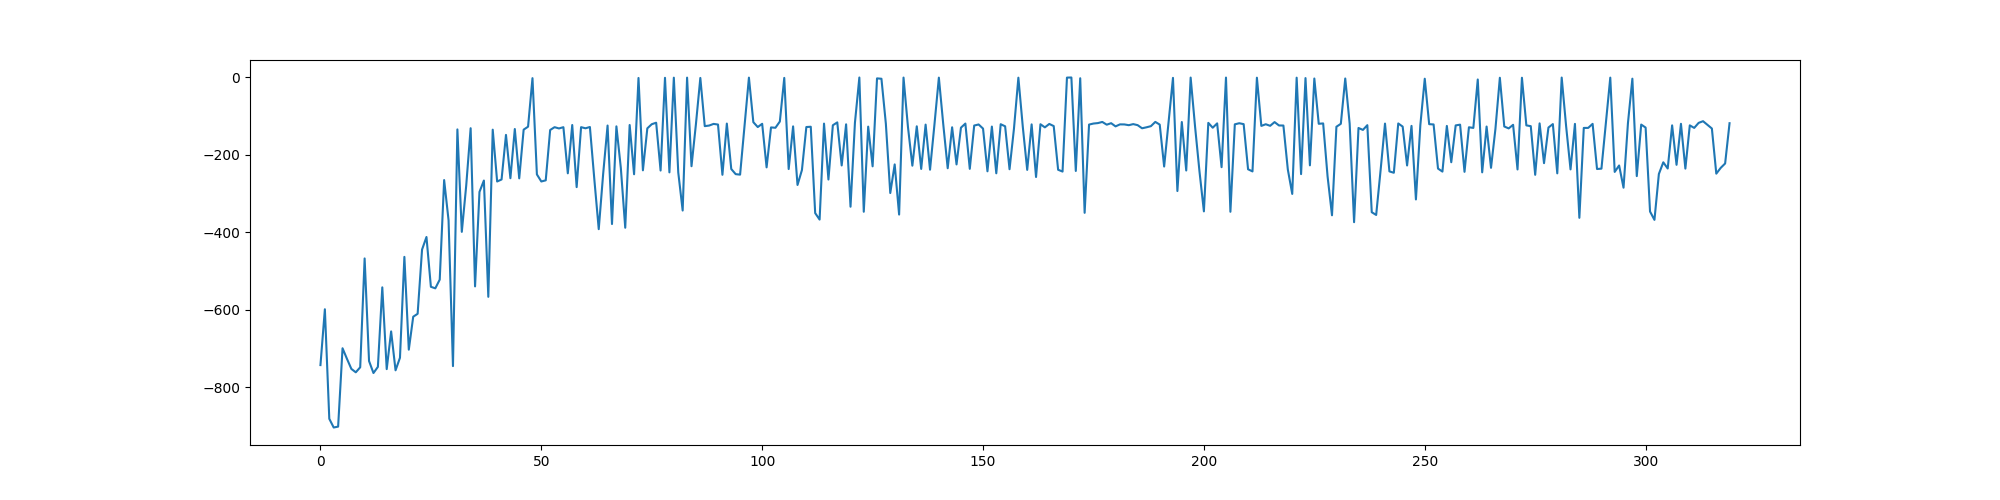

Reproduce this figure in Python.
'''
DDPG
'''


import math
import random

import gym
import numpy as np

import torch
import torch.nn as nn
import torch.optim as optim
import torch.nn.functional as F
from torch.distributions import Normal
from torch.distributions import Categorical
from collections import namedtuple

import matplotlib.pyplot as plt
from matplotlib import animation
from IPython.display import display
from reacher import Reacher
import argparse


SEED = 42

random.seed(SEED)          # Python随机库
np.random.seed(SEED)       # NumPy随机库
torch.manual_seed(SEED)    # PyTorch（CPU）
torch.cuda.manual_seed(SEED)  # PyTorch（GPU）
torch.backends.cudnn.deterministic = True  # 确保CUDNN的可重复性



GPU = True
device_idx = 0
if GPU:
    device = torch.device("cuda:" + str(device_idx) if torch.cuda.is_available() else "cpu")
else:
    device = torch.device("cpu")
print(device)

parser = argparse.ArgumentParser(description='Train or test neural net motor controller.')
parser.add_argument('--train', dest='train', action='store_true', default=False)
parser.add_argument('--test', dest='test', action='store_true', default=False)

args = parser.parse_args()

class ReplayBuffer:
    def __init__(self, capacity):
        self.capacity = capacity
        self.buffer = []
        self.position = 0
    
    def push(self, state, action, reward, next_state, done):
        if len(self.buffer) < self.capacity:
            self.buffer.append(None)
        self.buffer[self.position] = (state, action, reward, next_state, done)
        self.position = int((self.position + 1) % self.capacity)  # as a ring buffer
    
    def sample(self, batch_size):
        batch = random.sample(self.buffer, batch_size)
        state, action, reward, next_state, done = map(np.stack, zip(*batch)) # stack for each element
        ''' 
        the * serves as unpack: sum(a,b) <=> batch=(a,b), sum(*batch) ;
        zip: a=[1,2], b=[2,3], zip(a,b) => [(1, 2), (2, 3)] ;
        the map serves as mapping the function on each list element: map(square, [2,3]) => [4,9] ;
        np.stack((1,2)) => array([1, 2])
        '''
        return state, action, reward, next_state, done
    
    def __len__(self):
        return len(self.buffer)


class ActorNetwork(nn.Module):
    def __init__(self, input_dim, output_dim, hidden_dim, init_w=3e-3):
        super(ActorNetwork, self).__init__()
        self.action_dim=output_dim
        
        self.linear1 = nn.Linear(input_dim, hidden_dim)
        self.linear2 = nn.Linear(hidden_dim, hidden_dim)
        self.linear3 = nn.Linear(hidden_dim, output_dim) # output dim = dim of action

        # weights initialization
        self.linear3.weight.data.uniform_(-init_w, init_w)
        self.linear3.bias.data.uniform_(-init_w, init_w)
    

    def forward(self, state):
        activation=F.relu
        x = activation(self.linear1(state)) 
        x = activation(self.linear2(x))
        # x = F.tanh(self.linear3(x)).clone() # need clone to prevent in-place operation (which cause gradients not be drived)
        x = self.linear3(x) # for simplicity, no restriction on action range

        return x

    def select_action(self, state, noise_scale=1.0):
        '''
        select action for sampling, no gradients flow, noisy action, return .cpu
        '''
        state = torch.FloatTensor(state).unsqueeze(0).to(device) # state dim: (N, dim of state)
        normal = Normal(0, 1)
        action = self.forward(state)
        noise = noise_scale * normal.sample(action.shape).to(device)
        action+=noise
        return action.detach().cpu().numpy()[0]

    def sample_action(self, action_range=1.):
        normal = Normal(0, 1)
        random_action=action_range*normal.sample( (self.action_dim,) )

        return random_action.cpu().numpy()


    def evaluate_action(self, state, noise_scale=0.0):
        '''
        evaluate action within GPU graph, for gradients flowing through it, noise_scale controllable
        '''
        normal = Normal(0, 1)
        action = self.forward(state)
        # action = torch.tanh(action)
        noise = noise_scale * normal.sample(action.shape).to(device)
        action+=noise
        return action


class QNetwork(nn.Module):
    def __init__(self, input_dim, hidden_dim, init_w=3e-3):
        super(QNetwork, self).__init__()
        
        self.linear1 = nn.Linear(input_dim, hidden_dim)
        self.linear2 = nn.Linear(hidden_dim, hidden_dim)
        self.linear3 = nn.Linear(hidden_dim, 1)
        
        self.linear3.weight.data.uniform_(-init_w, init_w)
        self.linear3.bias.data.uniform_(-init_w, init_w)
        
    def forward(self, state, action):
        x = torch.cat([state, action], 1) # the dim 0 is number of samples
        x = F.relu(self.linear1(x))
        x = F.relu(self.linear2(x))
        x = self.linear3(x)
        return x

class DDPG():
    def __init__(self, replay_buffer, state_dim, action_dim, hidden_dim):
        self.replay_buffer = replay_buffer
        self.qnet = QNetwork(state_dim+action_dim, hidden_dim).to(device)
        self.qnet1 = QNetwork(state_dim+action_dim, hidden_dim).to(device)

        self.target_qnet = QNetwork(state_dim+action_dim, hidden_dim).to(device)
        self.policy_net = ActorNetwork(state_dim, action_dim, hidden_dim).to(device)
        self.target_policy_net = ActorNetwork(state_dim, action_dim, hidden_dim).to(device)

        print('Q network: ', self.qnet)
        print('Policy network: ', self.policy_net)

        for target_param, param in zip(self.target_qnet.parameters(), self.qnet.parameters()):
            target_param.data.copy_(param.data)
        self.q_criterion = nn.MSELoss()
        q_lr=8e-4
        policy_lr = 8e-4
        self.update_cnt=0

        self.q_optimizer = optim.Adam(self.qnet.parameters(), lr=q_lr)
        self.policy_optimizer = optim.Adam(self.policy_net.parameters(), lr=policy_lr)
    
    def target_soft_update(self, net, target_net, soft_tau):
    # Soft update the target net
        for target_param, param in zip(target_net.parameters(), net.parameters()):
            target_param.data.copy_(  # copy data value into target parameters
                target_param.data * (1.0 - soft_tau) + param.data * soft_tau
            )

        return target_net

    def update(self, batch_size, reward_scale=10.0, gamma=0.99, soft_tau=1e-2, policy_up_itr=10, target_update_delay=3, warmup=True):
        self.update_cnt+=1
        state, action, reward, next_state, done = self.replay_buffer.sample(batch_size)
        # print('sample:', state, action,  reward, done)

        state      = torch.FloatTensor(state).to(device)
        next_state = torch.FloatTensor(next_state).to(device)
        action     = torch.FloatTensor(action).to(device)
        reward     = torch.FloatTensor(reward).unsqueeze(1).to(device)  
        done       = torch.FloatTensor(np.float32(done)).unsqueeze(1).to(device)

        predict_q = self.qnet(state, action) # for q 
        new_next_action = self.target_policy_net.evaluate_action(next_state)  # for q
        new_action = self.policy_net.evaluate_action(state) # for policy
        self.qnet1.load_state_dict(self.qnet.state_dict())
        predict_new_q = self.qnet1(state, new_action) # for policy


        target_q = reward+(1-done)*gamma*self.target_qnet(next_state, new_next_action)  # for q
        # reward = reward_scale * (reward - reward.mean(dim=0)) /reward.std(dim=0) # normalize with batch mean and std

        # train qnet
        q_loss = self.q_criterion(predict_q, target_q.detach())
        self.q_optimizer.zero_grad()
        q_loss.backward()
        self.q_optimizer.step()

        # train policy_net
        policy_loss = -torch.mean(predict_new_q)
        self.policy_optimizer.zero_grad()
        policy_loss.backward()
        self.policy_optimizer.step()

            
        # update the target_qnet
        if self.update_cnt%target_update_delay==0:
            self.target_qnet=self.target_soft_update(self.qnet, self.target_qnet, soft_tau)
            self.target_policy_net=self.target_soft_update(self.policy_net, self.target_policy_net, soft_tau)

        return q_loss.detach().cpu().numpy(), policy_loss.detach().cpu().numpy()

    def save_model(self, path):
        torch.save(self.qnet.state_dict(), path+'_q')
        torch.save(self.target_qnet.state_dict(), path+'_target_q')
        torch.save(self.policy_net.state_dict(), path+'_policy')

    def load_model(self, path):
        self.qnet.load_state_dict(torch.load(path+'_q'))
        self.target_qnet.load_state_dict(torch.load(path+'_target_q'))
        self.policy_net.load_state_dict(torch.load(path+'_policy'))
        self.qnet.eval()
        self.target_qnet.eval()
        self.policy_net.eval()

def plot(rewards):
    plt.figure(figsize=(20,5))
    plt.plot(rewards)
    plt.savefig('ddpg.png')
    # plt.show()
    plt.clf()

class NormalizedActions(gym.ActionWrapper): # gym env wrapper
    def _action(self, action):
        low  = self.action_space.low
        high = self.action_space.high
        
        action = low + (action + 1.0) * 0.5 * (high - low)
        action = np.clip(action, low, high)
        
        return action

    def _reverse_action(self, action):
        low  = self.action_space.low
        high = self.action_space.high
        
        action = 2 * (action - low) / (high - low) - 1
        action = np.clip(action, low, high)
        
        return action


if __name__ == '__main__':
    NUM_JOINTS=2
    LINK_LENGTH=[200, 140]
    INI_JOING_ANGLES=[0.1, 0.1]
    SCREEN_SIZE=1000
    # SPARSE_REWARD=False
    # SCREEN_SHOT=False
    ENV = ['Pendulum', 'Reacher', 'HalfCheetah'][0]
    if ENV == 'Reacher':
        env=Reacher(screen_size=SCREEN_SIZE, num_joints=NUM_JOINTS, link_lengths = LINK_LENGTH, \
        ini_joint_angles=INI_JOING_ANGLES, target_pos = [369,430], render=True)
        action_dim = env.num_actions
        state_dim  = env.num_observations
    elif ENV == 'Pendulum':
        # env = NormalizedActions(gym.make("Pendulum-v1", render_mode="human"))
        env = gym.make("Pendulum-v1")

        # env = gym.make("Pendulum-v0")
        action_dim = env.action_space.shape[0]
        state_dim  = env.observation_space.shape[0]
    elif ENV == 'HalfCheetah':
        env = gym.make("HalfCheetah-v2")
        print(env.action_space, env.observation_space)
        action_dim = env.action_space.shape[0]
        state_dim  = env.observation_space.shape[0]
    hidden_dim = 512
    explore_steps = 0  # for random exploration
    batch_size = 64

    replay_buffer_size=1e6
    replay_buffer = ReplayBuffer(replay_buffer_size)
    model_path='./model/ddpg'
    torch.autograd.set_detect_anomaly(True)
    alg = DDPG(replay_buffer, state_dim, action_dim, hidden_dim)
    max_reward = -1000
    if args.train:
        # alg.load_model(model_path)

        # hyper-parameters
        max_episodes  = 1000
        max_steps   = 100
        frame_idx   = 0
        rewards=[]

        for i_episode in range (max_episodes):
            q_loss_list=[]
            policy_loss_list=[]
            state, _ = env.reset()
            episode_reward = 0

            for step in range(max_steps):
                if frame_idx > explore_steps:
                    action = alg.policy_net.select_action(state)
                else:
                    action = alg.policy_net.sample_action(action_range=1.)
                # import pdb;pdb.set_trace()
                next_state, reward, done, _, _ = env.step(action)
                if ENV !='Reacher':
                    env.render()
                replay_buffer.push(state, action, reward, next_state, done)
                
                state = next_state
                episode_reward += reward
                frame_idx += 1
                
                if len(replay_buffer) > batch_size:
                    q_loss, policy_loss = alg.update(batch_size)
                    q_loss_list.append(q_loss)
                    policy_loss_list.append(policy_loss)
                
                if done:
                    break
            # if i_episode % 20 == 0:
            #     plot(rewards)
            #     alg.save_model(model_path)
            print('Eps: ', i_episode, '| Reward: ', episode_reward, '| Loss: ', np.average(q_loss_list), np.average(policy_loss_list))
            
            rewards.append(episode_reward)
            if(episode_reward > max_reward):
                alg.save_model(model_path)
                max_reward = episode_reward


    if args.test:
        test_episodes = 10
        max_steps=100
        alg.load_model(model_path)

        for i_episode in range (test_episodes):
            q_loss_list=[]
            policy_loss_list=[]
            state, _ = env.reset()
            episode_reward = 0

            for step in range(max_steps):
                action = alg.policy_net.select_action(state, noise_scale=0.0)  # no noise for testing
                next_state, reward, done, _, _ = env.step(action)
                
                state = next_state
                episode_reward += reward
                
                
                if done:
                    break
 
            print('Eps: ', i_episode, '| Reward: ', episode_reward)
            
